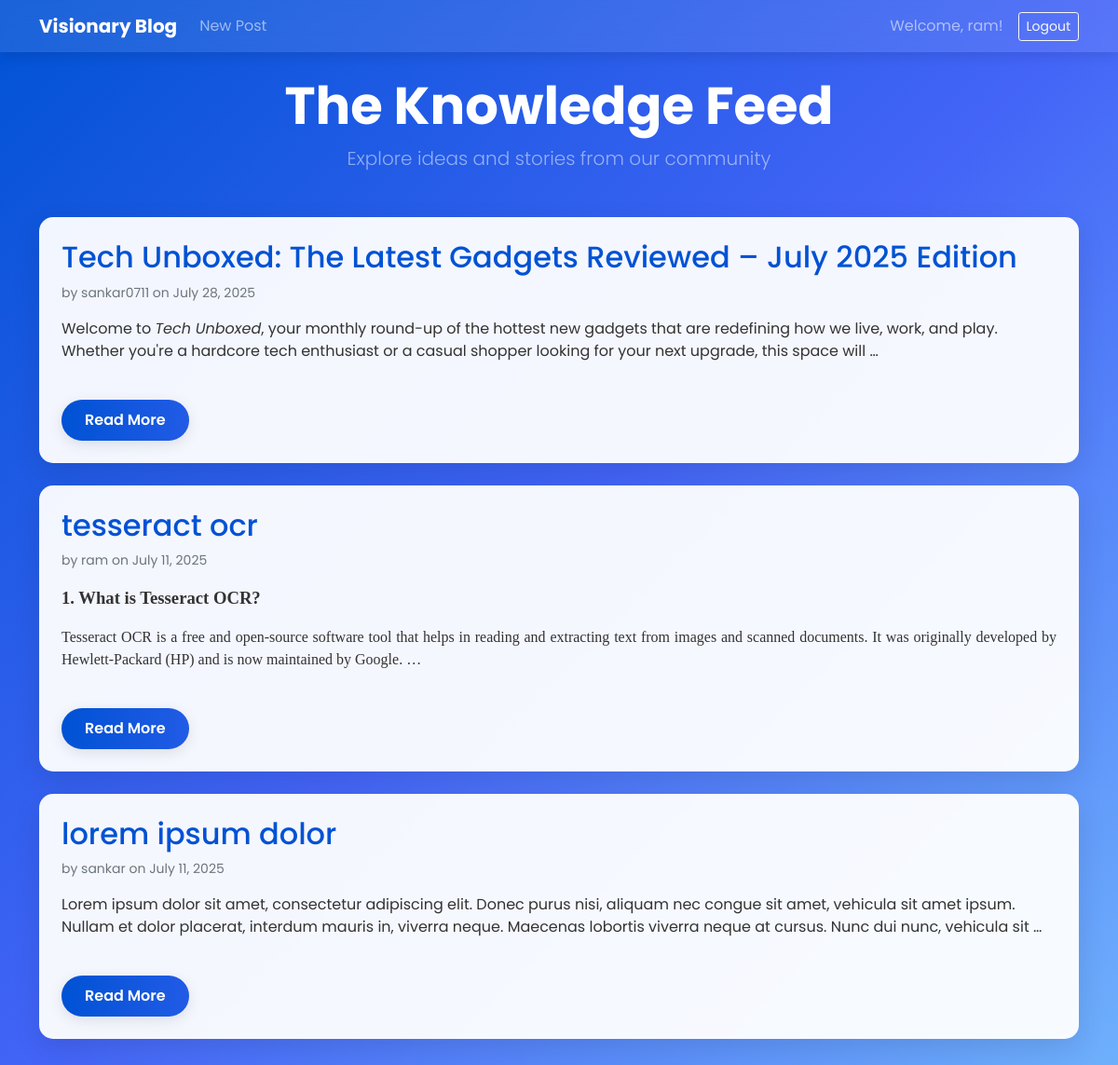
Screenshot of / (signed in) with the database file from the repository.
### blog/models.py (models this page shows, shortened)
class BlogPost(models.Model):
    title = models.CharField(max_length=200)
    content = RichTextField(blank=True, null=True)
    author = models.ForeignKey(User, on_delete=models.CASCADE)
    created_at = models.DateTimeField(auto_now_add=True)
    updated_at = models.DateTimeField(auto_now=True)
    def get_absolute_url(self):
        return reverse('blog-detail', kwargs={'pk': self.pk})

### blog/views.py (the view)
# urls.py: path('', BlogListView.as_view(), name='blog-list'),
class BlogListView(ListView):
    model = BlogPost
    template_name = 'blog/blog_list.html'
    context_object_name = 'posts'
    ordering = ['-created_at']
    paginate_by = 5

### blog/templates/blog/blog_list.html (shortened to what this page needs)
{% extends "base.html" %}
{% block content %}
    <div class="text-center main-content-animate mb-5">
        <h1 class="display-4 text-white fw-bold">The Knowledge Feed</h1>
        <p class="lead text-white-50">Explore ideas and stories from our community</p>
    </div>
    {% for post in posts %}
        <div class="card mb-4" data-aos="fade-up" data-aos-delay="{{ forloop.counter0|add:1 }}00">
            <div class="card-body p-4">
                <h2 class="card-title">
                    <a href="{{ post.get_absolute_url }}" class="text-decoration-none" style="color: var(--primary-color);">
                        {{ post.title }}
                    </a>
                </h2>
                <p class="text-muted small">
                    by {{ post.author.username }} on {{ post.created_at|date:"F d, Y" }}
                </p>
                <div class="card-text mt-3">
                    {{ post.content|safe|truncatewords_html:40 }}
                </div>
                <a href="{{ post.get_absolute_url }}" class="btn btn-primary mt-4">Read More</a>
            </div>
        </div>
    {% empty %}
        <div class="text-center text-white main-content-animate">
            <h2>No Posts Yet!</h2>
            <p>Why not be the first to share your thoughts?</p>
            <a href="{% url 'blog-create' %}" class="btn btn-primary btn-lg">Create First Post</a>
        </div>
    {% endfor %}
{% endblock %}

### templates/base.html (shortened to what this page needs)
<!DOCTYPE html>
<html lang="en">
<head>
    <link href="https://cdn.jsdelivr.net/npm/bootstrap@5.1.3/dist/css/bootstrap.min.css" rel="stylesheet">
    <link href="https://unpkg.com/aos@2.3.1/dist/aos.css" rel="stylesheet">
</head>
<body>
    <nav class="navbar navbar-expand-lg navbar-dark sticky-top">
        <div class="container">
            <a class="navbar-brand fw-bold" href="{% url 'blog-list' %}">Visionary Blog</a>
            <div class="collapse navbar-collapse" id="navbarNav">
                <div class="navbar-nav me-auto">
                    {% if user.is_authenticated %}
                        <a class="nav-link" href="{% url 'blog-create' %}">New Post</a>
                    {% endif %}
                </div>
                <div class="navbar-nav align-items-center">
                    {% if user.is_authenticated %}
                        <span class="navbar-text me-3">
                            Welcome, {{ user.username }}!
                        </span>
                        <form class="d-inline" method="post" action="{% url 'logout' %}">
                            <button type="submit" class="btn btn-outline-light btn-sm">Logout</button>
                        </form>
                    {% else %}
                        <a href="{% url 'login' %}" class="btn btn-light btn-sm me-2">Login</a>
                        <a href="{% url 'signup' %}" class="btn btn-primary btn-sm">Sign Up</a>
                    {% endif %}
                </div>
            </div>
        </div>
    </nav>
    <main class="container py-4">
        {% block content %}
        {% endblock content %}
    </main>
</body>
</html>

### templates/base.html (style rules this page uses)
:root { --primary-color: #0052D4; --secondary-color: #4364F7; --accent-color: #6FB1FC; --text-color: #333; --font-family: 'Poppins', sans-serif; }
body { font-family: var(--font-family); background: linear-gradient(135deg, var(--primary-color) 0%, var(--secondary-color) 50%, var(--accent-color) 100%); background-attachment: fixed; color: var(--text-color); }
.navbar { background-color: rgba(255, 255, 255, 0.1) !important; backdrop-filter: blur(10px); box-shadow: 0 4px 12px rgba(0, 0, 0, 0.1); }
.card { border-radius: 15px; border: none; box-shadow: 0 10px 30px rgba(0, 0, 0, 0.1); transition: all 0.3s ease-in-out; background-color: rgba(255, 255, 255, 0.95); }
.btn-primary { background-image: linear-gradient(to right, var(--primary-color), var(--secondary-color)); background-size: 200% auto; color: white; border: none; border-radius: 50px; padding: 10px 25px; font-weight: 600; transition: all 0.4s ease; box-shadow: 0 4px 15px rgba(0, 0, 0, 0.1); }
.main-content-animate { animation: fadeIn 0.8s ease-out forwards; }

### rows the page displays
BlogPost: title "Tech Unboxed: The Latest Gadgets Reviewed – July 2025 Edition", author.username "sankar0711", created_at "July 28, 2025", content "Welcome to Tech Unboxed , your monthly round-up of the hottest new gadgets that are redefining how we live, work, and play. Whether you're a hardcore tech enthusiast or a casual shopper looking for your next upgrade, this space will …"
BlogPost: title "tesseract ocr", author.username "ram", created_at "July 11, 2025", content "1. What is Tesseract OCR? Tesseract OCR is a free and open-source software tool that helps in reading and extracting text from images and scanned documents. It was originally developed by Hewlett-Packard (HP) and is now maintained by Google. …"
BlogPost: title "lorem ipsum dolor", author.username "sankar", created_at "July 11, 2025", content "Lorem ipsum dolor sit amet, consectetur adipiscing elit. Donec purus nisi, aliquam nec congue sit amet, vehicula sit amet ipsum. Nullam et dolor placerat, interdum mauris in, viverra neque. Maecenas lobortis viverra neque at cursus. Nunc dui nunc, vehicula sit …"

### other values shown
{{ user.username }} "ram"
